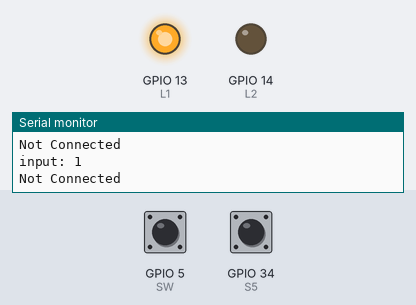
Simulated run of this sketch. Board: ESP32. On the bench: output pins drawn as LEDs (lit = HIGH), the last lines printed to the serial monitor. The test bench sets the inputs (shaded band); at power-on: GPIO 34 (S5) HIGH, GPIO 5 (SW) HIGH. WiFi joins after 1.5 s; servers stay silent unless stated; the Firebase database answers and starts empty; pins used as bus, display or sensor lines are not drawn.

Above: at 1.2 s.
1.3 s: GPIO 34 (S5) pulled LOW for 1 s
At 2.9 s:
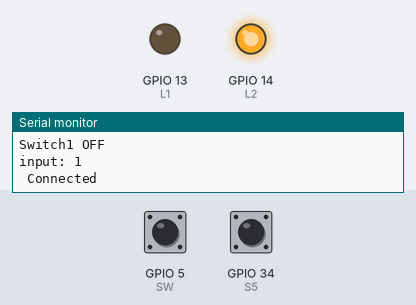
Timing chart, 0 to 4.4 s (numbered marks = the images above; inputs shaded):
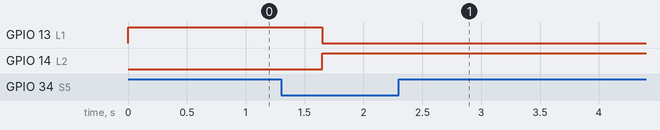

The sketch:

sketch_aug28a.ino
```cpp
#include <BluetoothSerial.h>//nw edit
#define DEBUG_SW 1
BluetoothSerial SerialBT;//nw
#include <WiFi.h>
#include <WiFiClient.h>
#include <FirebaseESP32.h>

// Firebase Credentials
#define FIREBASE_HOST "light-pcb-default-rtdb.firebaseio.com"
#define FIREBASE_AUTH "1Dj76DHXGFH0FHUA8Y1quHzxhpnOoI47eaKZ2ffl"
String ssid_pass;//nw edit

// WiFi Credentials
#define WIFI_SSID "🎈"
#define WIFI_PASSWORD "1223334444"

String ssid; //nw edit
String pass; //nw edit
// Function Declaration
void  with_internet();
void  without_internet();


// Indicator light
#define L1  13
#define L2  14

#define LED_BT 12//nw edit
#define SW  5//nw edit

// Pins of Switches
#define S5 34 //s1
#define S6 35 //s2

// Pins of Relay (Appliances Control)
#define R5 27
#define A0 25


// Pins of Relay (Fan Speed Control)


//Define FirebaseESP32 data object
FirebaseData firebaseData;
FirebaseJson json;

// Necessary Variables

bool flag = false;//nw edit

int switch_ON_Flag1_previous_I = 0;

void setup()
{
  // put your setup code here, to run once:

  pinMode(S5, INPUT_PULLUP);
  pinMode(S6, INPUT_PULLUP);

  pinMode(R5, OUTPUT);pinMode(L1, OUTPUT);pinMode(L2, OUTPUT);


  Serial.begin(115200);
  WiFi.begin(WIFI_SSID, WIFI_PASSWORD);

  Firebase.begin(FIREBASE_HOST, FIREBASE_AUTH);
  Firebase.reconnectWiFi(true);

}


void loop()
{
  /*************************************/
digitalWrite(LED_BT, LOW);
  int input = digitalRead(SW);
  Serial.print("input: ");
  Serial.println(input);
  if(input == 0)
  {
    delay(50);
    flag = true;
    digitalWrite(LED_BT, HIGH);
  }

  while(flag == true)
  {

    while(SerialBT.available())
    {
      ssid_pass = SerialBT.readString();
      //Serial.write(SerialBT.read());
      Serial.println(ssid_pass);

      for (int i = 0; i < ssid_pass.length(); i++)
      {
        if (ssid_pass.substring(i, i+1) == ",")
        {
          ssid = ssid_pass.substring(0, i);
          pass = ssid_pass.substring(i+1);
          Serial.print("SSID = ");Serial.println(ssid);
          Serial.print("Password = ");Serial.println(pass);
          delay(2000);
          flag = false;

          int n1 = ssid.length();
    char char_array1[n1 + 1];
    strcpy(char_array1, ssid.c_str());

    int n2 = pass.length();
    char char_array2[n2 + 1];
    strcpy(char_array2, pass.c_str());


    WiFi.begin(char_array1, char_array2);                 // write wifi name & password

    Serial.print("Connecting");
    while (WiFi.status() != WL_CONNECTED)
    {
      delay(500);
      Serial.print(".");
    }
    Serial.println();
    Serial.print("Connected, IP address: ");
    Serial.println(WiFi.localIP());


          break;
        }
      }
    }
  }
 /**********************************************/
  if (WiFi.status() != WL_CONNECTED)
  {
    if (DEBUG_SW) Serial.println("Not Connected");
    digitalWrite(L1, HIGH);
    digitalWrite(L2, LOW);
    without_internet();
  }

  else
  {
    if (DEBUG_SW) Serial.println(" Connected");
    Data_from_firebase();
    digitalWrite(L2, HIGH);
    digitalWrite(L1, LOW);
    with_internet();
  }
}


void Data_from_firebase()
{
  if (Firebase.getString(firebaseData, "/Appliances/appliance1"))
  {
    if (DEBUG_SW) Serial.print("Relay1 - ");
    if (DEBUG_SW) Serial.println(firebaseData.stringData());

    if (firebaseData.stringData() == "1")
    {
      digitalWrite(R5, HIGH);


    }
    else
    {
      digitalWrite(R5, LOW);
    }
  }


 }


  void with_internet()
  {

    // FOR FAN


    // FOR SWITCH
    //Switch 1
    if (digitalRead(S5) == LOW)
    {
      if (switch_ON_Flag1_previous_I == 0 )
      {
        digitalWrite(R5, HIGH);
        if (DEBUG_SW) Serial.println("Relay1- ON");
        String Value1 = "1";
        json.set("/appliance1", Value1);
        Firebase.updateNode(firebaseData, "/Appliances", json);
        switch_ON_Flag1_previous_I = 1;
      }
      if (DEBUG_SW) Serial.println("Switch1 -ON");

    }
    if (digitalRead(S5) == HIGH )
    {
      if (switch_ON_Flag1_previous_I == 1)
      {
        digitalWrite(R5, LOW);
        if (DEBUG_SW) Serial.println("Relay1 OFF");
        String Value1 = "0";
        json.set("/appliance1", Value1);
        Firebase.updateNode(firebaseData, "/Appliances", json);
        switch_ON_Flag1_previous_I = 0;
      }
      if (DEBUG_SW)Serial.println("Switch1 OFF");
    }

  //Switch 2

  }


  void without_internet()
  {
    // FOR FAN
    // FOR SWITCH
    digitalWrite(R5, !digitalRead(S5));

  }
```
